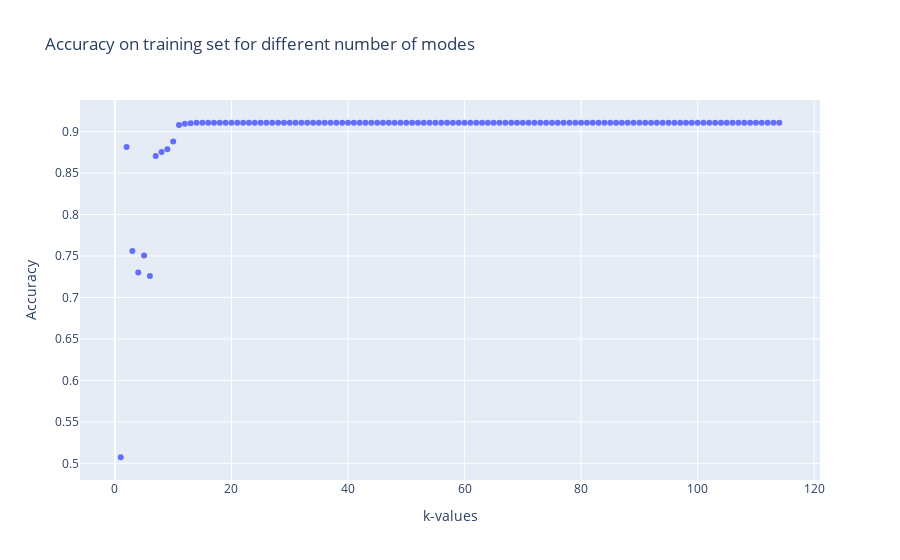

Notebook source saved alongside this figure:
### Code cell
k_values = np.arange(1, 115)
accuracies = []

for k in k_values:
    pca = PCA(n_components = k)
    x_train_pca = pca.fit_transform(x_train)

    centroid_jump = np.mean(x_train_pca[0:500], axis = 0)
    centroid_run = np.mean(x_train_pca[500:1000], axis = 0)
    centroid_walk = np.mean(x_train_pca[1000:1500], axis = 0)

    trained_labels = []

    for sample in x_train_pca:
        distance_jump = np.linalg.norm(sample - centroid_jump)
        distance_run = np.linalg.norm(sample - centroid_run)
        distance_walk = np.linalg.norm(sample - centroid_walk)
        assigned_label = np.argmin(np.array([distance_jump, distance_run, distance_walk]))
        trained_labels.append(assigned_label)

    trained_labels = np.array(trained_labels)

    accuracy = accuracy_score(categories, trained_labels)

    accuracies.append(accuracy)

df = pd.DataFrame({
    "k-values": k_values,
    "Accuracy": accuracies
})

fig = px.scatter(df, x = "k-values", y = "Accuracy", title = "Accuracy on training set for different number of modes")

pio.write_image(fig, "training_accuracy.pdf")

fig.show()

### Figure 1 — Plotly figure (JSON) as saved in the notebook; plotly's stock layout.template omitted (floating-point values rounded to 4 significant figures)
{"data": [{"hovertemplate": "k-values=%{x}<br>Accuracy=%{y}<extra></extra>", "legendgroup": "", "marker": {"color": "#636efa", "symbol": "circle"}, "mode": "markers", "name": "", "orientation": "v", "showlegend": false, "type": "scatter", "x": [1, 2, 3, 4, 5, 6, 7, 8, 9, 10, 11, 12, 13, 14, 15, 16, 17, 18, 19, 20, 21, 22, 23, 24, 25, 26, 27, 28, 29, 30, 31, 32, 33, 34, 35, 36, 37, 38, 39, 40, 41, 42, 43, 44, 45, 46, 47, 48, 49, 50, 51, 52, 53, 54, 55, 56, 57, 58, 59, 60, 61, 62, 63, 64, 65, 66, 67, 68, 69, 70, 71, 72, 73, 74, 75, 76, 77, 78, 79, 80, 81, 82, 83, 84, 85, 86, 87, 88, 89, 90, 91, 92, 93, 94, 95, 96, 97, 98, 99, 100, 101, 102, 103, 104, 105, 106, 107, 108, 109, 110, 111, 112, 113, 114], "xaxis": "x", "y": [0.5073, 0.8813, 0.756, 0.73, 0.7507, 0.726, 0.8707, 0.8753, 0.8787, 0.888, 0.908, 0.9093, 0.91, 0.9107, 0.9107, 0.9107, 0.9107, 0.9107, 0.9107, 0.9107, 0.9107, 0.9107, 0.9107, 0.9107, 0.9107, 0.9107, 0.9107, 0.9107, 0.9107, 0.9107, 0.9107, 0.9107, 0.9107, 0.9107, 0.9107, 0.9107, 0.9107, 0.9107, 0.9107, 0.9107, 0.9107, 0.9107, 0.9107, 0.9107, 0.9107, 0.9107, 0.9107, 0.9107, 0.9107, 0.9107, 0.9107, 0.9107, 0.9107, 0.9107, 0.9107, 0.9107, 0.9107, 0.9107, 0.9107, 0.9107, 0.9107, 0.9107, 0.9107, 0.9107, 0.9107, 0.9107, 0.9107, 0.9107, 0.9107, 0.9107, 0.9107, 0.9107, 0.9107, 0.9107, 0.9107, 0.9107, 0.9107, 0.9107, 0.9107, 0.9107, 0.9107, 0.9107, 0.9107, 0.9107, 0.9107, 0.9107, 0.9107, 0.9107, 0.9107, 0.9107, 0.9107, 0.9107, 0.9107, 0.9107, 0.9107, 0.9107, 0.9107, 0.9107, 0.9107, 0.9107, 0.9107, 0.9107, 0.9107, 0.9107, 0.9107, 0.9107, 0.9107, 0.9107, 0.9107, 0.9107, 0.9107, 0.9107, 0.9107, 0.9107], "yaxis": "y"}], "layout": {"legend": {"tracegroupgap": 0}, "title": {"text": "Accuracy on training set for different number of modes"}, "xaxis": {"anchor": "y", "domain": [0, 1], "title": {"text": "k-values"}}, "yaxis": {"anchor": "x", "domain": [0, 1], "title": {"text": "Accuracy"}}}}
